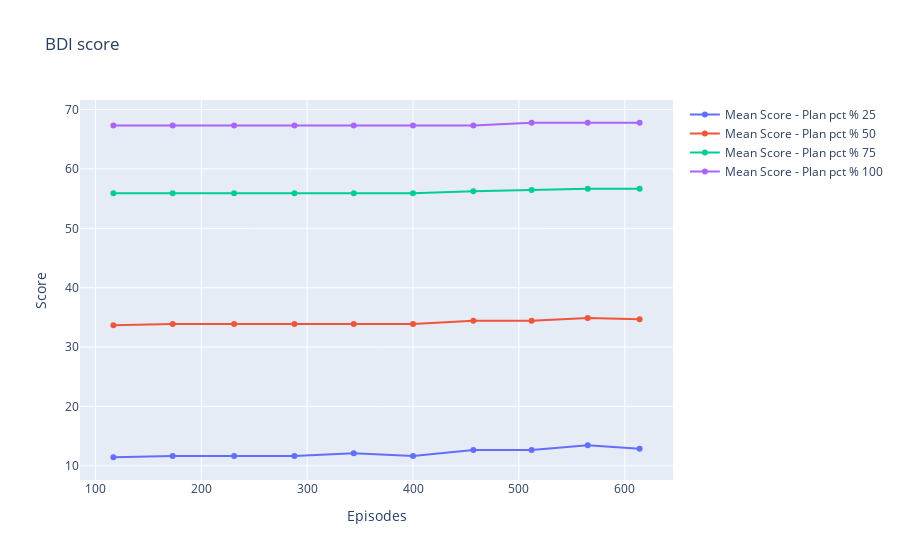

Notebook cell for this chart:
### Code cell
import plotly.graph_objects as go
import numpy as np
fig = go.Figure()

for group, group_df in plots_df.groupby("plans_pct"):
    fig.add_trace(go.Scatter(x=group_df['eps'], y=group_df['mean_score'], name=f"Mean Score - Plan pct % {group}"))

# Edit the layout
fig.update_layout(title='BDI score',
                   xaxis_title='Episodes',
                   yaxis_title='Score')


fig.show()

### Figure 1 — Plotly figure (JSON) as saved in the notebook; plotly's stock layout.template omitted (floating-point values rounded to 4 significant figures)
{"data": [{"name": "Mean Score - Plan pct % 25", "x": [117, 173, 231, 288, 344, 400, 457, 512, 565, 614], "y": [11.44, 11.67, 11.67, 11.67, 12.11, 11.67, 12.67, 12.67, 13.44, 12.89], "type": "scatter"}, {"name": "Mean Score - Plan pct % 50", "x": [117, 173, 231, 288, 344, 400, 457, 512, 565, 614], "y": [33.67, 33.89, 33.89, 33.89, 33.89, 33.89, 34.44, 34.44, 34.89, 34.67], "type": "scatter"}, {"name": "Mean Score - Plan pct % 75", "x": [117, 173, 231, 288, 344, 400, 457, 512, 565, 614], "y": [55.89, 55.89, 55.89, 55.89, 55.89, 55.89, 56.22, 56.44, 56.67, 56.67], "type": "scatter"}, {"name": "Mean Score - Plan pct % 100", "x": [117, 173, 231, 288, 344, 400, 457, 512, 565, 614], "y": [67.33, 67.33, 67.33, 67.33, 67.33, 67.33, 67.33, 67.78, 67.78, 67.78], "type": "scatter"}], "layout": {"title": {"text": "BDI score"}, "xaxis": {"title": {"text": "Episodes"}}, "yaxis": {"title": {"text": "Score"}}}}
